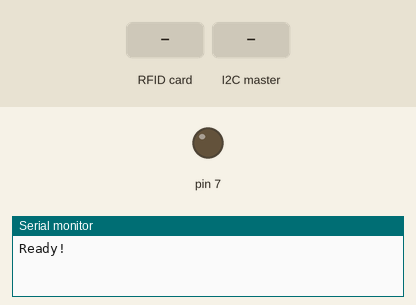
Simulated run of this sketch. Board: Arduino Uno, built with avr-gcc and run on an emulated ATmega328P. Parts: output pins drawn as LEDs (lit = HIGH), the last lines printed to the serial monitor. The inputs (shaded band) are chosen by the test bench. Pins used as bus, display or sensor lines are not drawn.

Above: at 0.06 s.
At 1.2 s:
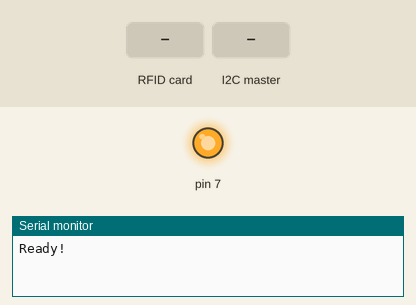
1.3 s: RFID card 5E 7A 19 C4 held to the reader
2.8 s: the I2C master sends the byte 1
4.3 s: RFID card 5E 7A 19 C4 held to the reader
At 5.2 s:
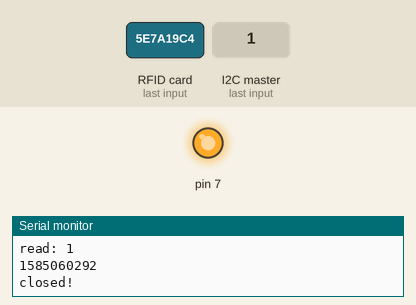
Timing chart, 0 to 7.3 s (numbered marks = the images above; inputs shaded):
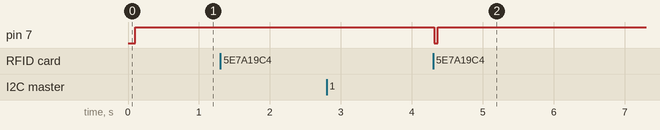

Measured:
- after the input at 4.3 s, pin 7: HIGH → LOW at once, → HIGH 0.05 s later

The sketch:

quest_kk_lopatka_main.ino
```cpp
/*
752422587 - 40
2863861435 - 40
3585441379 - 00
878907323 - 00
1159628387 - 10
1514737851 - 20
3997568699 - 30
2246149475 - 50
*/
#include <SPI.h>
#include <MFRC522.h> // библиотека "RFID".

#define SS_PIN 10
#define RST_PIN 9

#include <Wire.h> //библиотека i2c
#define SLAVE_ADDRESS 0x07 // ардуино объявлена слейвом

int cardNow = 0;
int correct = 0;
int open = 0;
int support = 0;


MFRC522 mfrc522(SS_PIN, RST_PIN);
unsigned long uidDec, uidDecTemp ;  // для храниения номера метки в десятичном формате
void setup() {
  Serial.begin(9600);    // Initialize serial communications with the PC
  SPI.begin();  //  инициализация SPI / Init SPI bus.
  pinMode(7, OUTPUT);
  pinMode(8, INPUT);

    Wire.begin(SLAVE_ADDRESS);
    Wire.onReceive(receiveData);
    Wire.onRequest(sendData);
    Serial.println("Ready!");

  mfrc522.PCD_Init();     // инициализация MFRC522 / Init MFRC522 card.UT);
}
void loop(){
// --== MAGIC MIKHAEL EDITION ==--

  // Поиск новой метки
   if ( mfrc522.PICC_IsNewCardPresent()) {  //Если есть карта - продолжаем

  }
  else if ( !mfrc522.PICC_IsNewCardPresent()){ //Если нет - выставляем номер карты и выход 7 в ноль
      uidDec = 0;
      digitalWrite(7, HIGH);
      return;
  }
  // Выбор метки
    if ( ! mfrc522.PICC_ReadCardSerial()) {
    return;
  }

  // Выдача серийного номера метки.

    for (byte i = 0; i < mfrc522.uid.size; i++) {
        uidDecTemp = mfrc522.uid.uidByte[i];
        uidDec = uidDec * 256 + uidDecTemp;
    }
// --== END MAGIC ==--
    // if(digitalRead(8) == HIGH) {
    //     support = 1;
    // } else {
    //     support = 0;
    // }


    Serial.println(uidDec);
    if(uidDec == 709309568 and correct == 0 and digitalRead(8) == HIGH) {
        Serial.println("open!");
        correct = 1;
    } else {
        Serial.println("closed!");
        digitalWrite(7, HIGH);
    }
    if( correct == 1) {
        digitalWrite(7, LOW);
    } else {
        digitalWrite(7, HIGH);
    }

    if(open == 1) {
        digitalWrite(7, LOW);
        correct = 1;
    }
}


void receiveData(int byteCount)
{
  while(Wire.available()) {
    open = Wire.read();
    Serial.print("read: ");
    Serial.println(open);
    delay(100);
  }
}

void sendData()
{
  Wire.write(correct);
  Serial.print("send: ");
  Serial.println(correct);
  delay(100);
}
```
